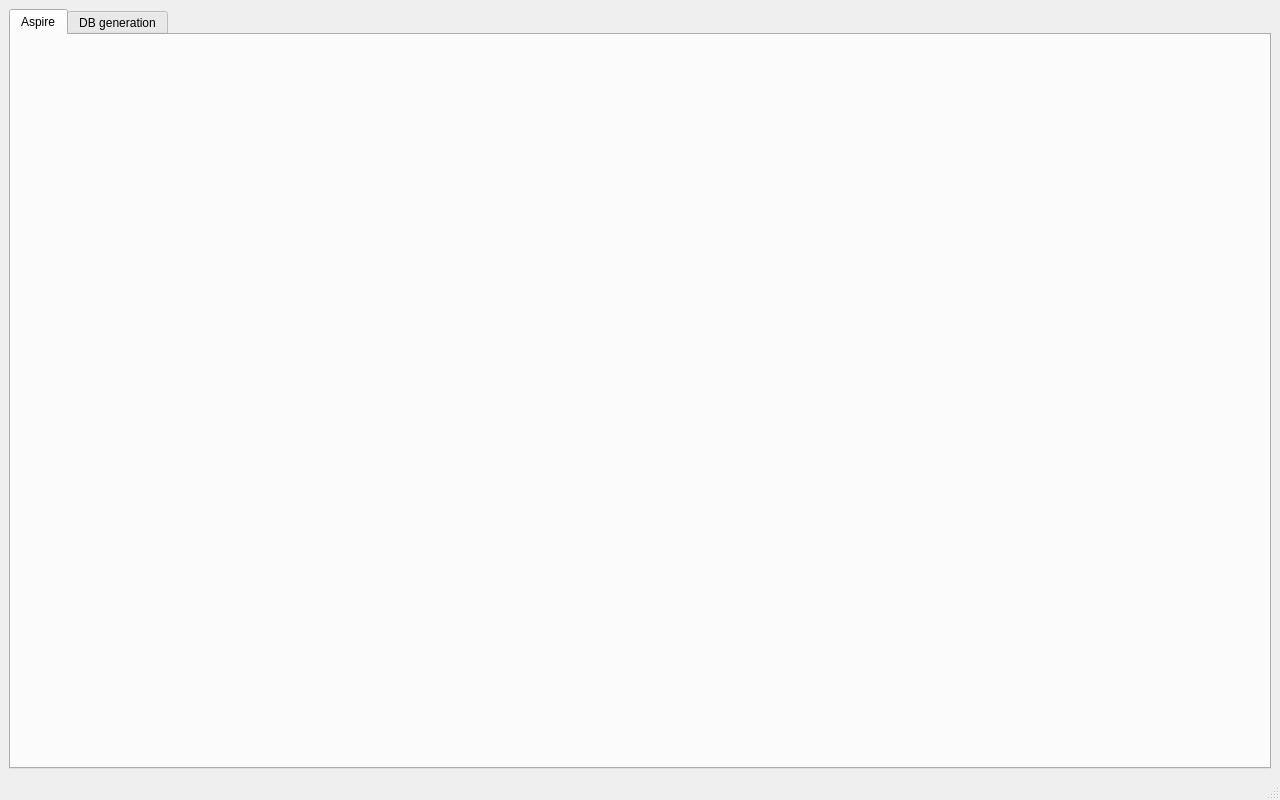
<?xml version="1.0" encoding="UTF-8"?>
<ui version="4.0">
 <class>MainWindow</class>
 <widget class="QMainWindow" name="MainWindow">
  <property name="geometry">
   <rect>
    <x>0</x>
    <y>0</y>
    <width>1280</width>
    <height>800</height>
   </rect>
  </property>
  <property name="windowTitle">
   <string>WebsiteAspire</string>
  </property>
  <widget class="QWidget" name="centralwidget">
   <layout class="QVBoxLayout" name="verticalLayout">
    <item>
     <widget class="QTabWidget" name="tabWidget">
      <property name="currentIndex">
       <number>0</number>
      </property>
      <widget class="PaneAspire" name="tabAspire">
       <attribute name="title">
        <string>Aspire</string>
       </attribute>
      </widget>
      <widget class="PaneDatabaseGen" name="tabDatabaseGen">
       <attribute name="title">
        <string>DB generation</string>
       </attribute>
      </widget>
     </widget>
    </item>
   </layout>
  </widget>
  <widget class="QMenuBar" name="menubar">
   <property name="geometry">
    <rect>
     <x>0</x>
     <y>0</y>
     <width>1280</width>
     <height>20</height>
    </rect>
   </property>
  </widget>
  <widget class="QStatusBar" name="statusbar"/>
 </widget>
 <customwidgets>
  <customwidget>
   <class>PaneAspire</class>
   <extends>QWidget</extends>
   <header>gui/panes/PaneAspire.h</header>
   <container>1</container>
  </customwidget>
  <customwidget>
   <class>PaneDatabaseGen</class>
   <extends>QWidget</extends>
   <header>gui/panes/PaneDatabaseGen.h</header>
   <container>1</container>
  </customwidget>
 </customwidgets>
 <resources/>
 <connections/>
</ui>
